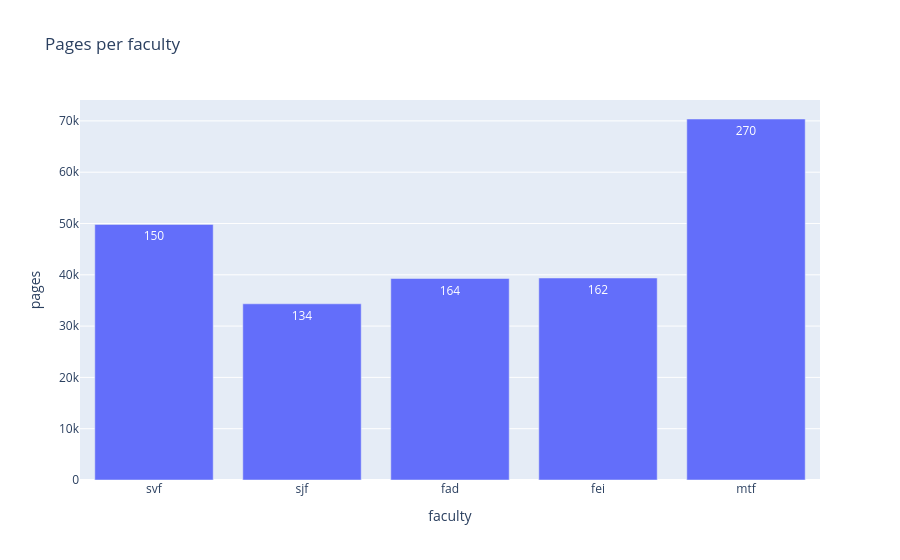

Notebook code for this chart:
### Markdown cell above
## 1 · Corpus inventory
Uses cached share stats (`.cache/stats/*.json`, written by notebook 01) when present — books, pages and GB per faculty. Otherwise falls back to a quick live book count.

### Code cell
from evilflowers_books_digitalizer import LocalCache
from evilflowers_books_digitalizer.sources import build_source
cache = LocalCache(rt.cache_dir)
rows = []
for key in rt.source_keys:
    stats = cache.load_stats(key)
    if stats is not None:
        rows.append(dict(faculty=key, books=stats.n_books, pages=stats.n_pages,
                         GB=round(stats.total_bytes/1e9, 1)))
    else:
        try:
            rows.append(dict(faculty=key, books=len(build_source(rt.source, key).list_books()),
                             pages=None, GB=None))
        except Exception as exc:  # noqa: BLE001
            print(f'{key}: {exc}')
inv = pd.DataFrame(rows)
if not inv.empty and inv['pages'].notna().any():
    display(px.bar(inv, x='faculty', y='pages', title='Pages per faculty', text='books'))
    print('TOTAL:', int(inv['books'].sum()), 'books,',
          int(inv['pages'].fillna(0).sum()), 'pages,',
          round(inv['GB'].fillna(0).sum(), 1), 'GB')
else:
    print('No cached stats — run notebook 01 for pages/GB. Book counts:')
inv

### Figure 1 — Plotly figure (JSON) as saved in the notebook; plotly's stock layout.template omitted (floating-point values rounded to 4 significant figures)
{"data": [{"hovertemplate": "faculty=%{x}<br>pages=%{y}<br>books=%{text}<extra></extra>", "legendgroup": "", "marker": {"color": "#636efa", "pattern": {"shape": ""}}, "name": "", "orientation": "v", "showlegend": false, "text": [150.0, 134.0, 164.0, 162.0, 270.0], "textposition": "auto", "type": "bar", "x": ["svf", "sjf", "fad", "fei", "mtf"], "xaxis": "x", "y": [49817, 34345, 39277, 39377, 70367], "yaxis": "y"}], "layout": {"barmode": "relative", "legend": {"tracegroupgap": 0}, "title": {"text": "Pages per faculty"}, "xaxis": {"anchor": "y", "domain": [0, 1], "title": {"text": "faculty"}}, "yaxis": {"anchor": "x", "domain": [0, 1], "title": {"text": "pages"}}}}
